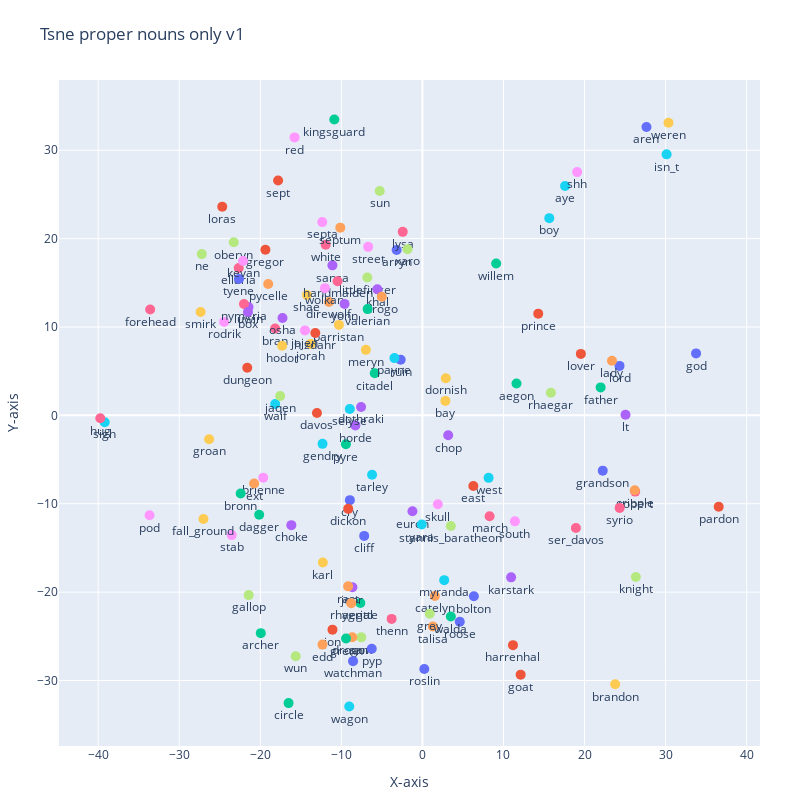

Here is the notebook cell this chart was saved with:
### Code cell
fig = go.Figure()

for i in range(len(x)):
    
   # returns a document of object
    doc = nlp(labels[i])

    # checking if it is a noun or not
    if(doc[0].tag_ in ['NNP', 'NNPS']):
        fig.add_trace(go.Scatter(x=[x[i]], y=[y[i]],
                                 mode='markers+text',
                                 text=[labels[i]],
                                 textposition='bottom center',
                                 marker=dict(size=10)))
    else:
        pass
    
   

fig.update_layout(
    title="Tsne proper nouns only v1",
    xaxis_title="X-axis",
    yaxis_title="Y-axis",
    showlegend=False,
    width=800,
    height=800,
    margin=dict(l=40, r=40, t=80, b=40),
)

fig.show()

### Figure 1 — Plotly figure (JSON) as saved in the notebook; plotly's stock layout.template omitted (floating-point values rounded to 4 significant figures)
{"data": [{"marker": {"size": 10}, "mode": "markers+text", "text": ["lord"], "textposition": "bottom center", "type": "scatter", "x": [24.32], "y": [5.597]}, {"marker": {"size": 10}, "mode": "markers+text", "text": ["jon"], "textposition": "bottom center", "type": "scatter", "x": [-11.09], "y": [-24.25]}, {"marker": {"size": 10}, "mode": "markers+text", "text": ["father"], "textposition": "bottom center", "type": "scatter", "x": [21.98], "y": [3.165]}, {"marker": {"size": 10}, "mode": "markers+text", "text": ["sansa"], "textposition": "bottom center", "type": "scatter", "x": [-11.1], "y": [16.97]}, {"marker": {"size": 10}, "mode": "markers+text", "text": ["lady"], "textposition": "bottom center", "type": "scatter", "x": [23.38], "y": [6.173]}, {"marker": {"size": 10}, "mode": "markers+text", "text": ["boy"], "textposition": "bottom center", "type": "scatter", "x": [15.65], "y": [22.32]}, {"marker": {"size": 10}, "mode": "markers+text", "text": ["bran"], "textposition": "bottom center", "type": "scatter", "x": [-18.17], "y": [9.826]}, {"marker": {"size": 10}, "mode": "markers+text", "text": ["sam"], "textposition": "bottom center", "type": "scatter", "x": [-7.544], "y": [-25.12]}, {"marker": {"size": 10}, "mode": "markers+text", "text": ["brienne"], "textposition": "bottom center", "type": "scatter", "x": [-19.64], "y": [-7.048]}, {"marker": {"size": 10}, "mode": "markers+text", "text": ["jorah"], "textposition": "bottom center", "type": "scatter", "x": [-13.78], "y": [8.085]}, {"marker": {"size": 10}, "mode": "markers+text", "text": ["god"], "textposition": "bottom center", "type": "scatter", "x": [33.76], "y": [7.012]}, {"marker": {"size": 10}, "mode": "markers+text", "text": ["davos"], "textposition": "bottom center", "type": "scatter", "x": [-13.01], "y": [0.2629]}, {"marker": {"size": 10}, "mode": "markers+text", "text": ["bronn"], "textposition": "bottom center", "type": "scatter", "x": [-22.43], "y": [-8.836]}, {"marker": {"size": 10}, "mode": "markers+text", "text": ["dothraki"], "textposition": "bottom center", "type": "scatter", "x": [-7.566], "y": [0.937]}, {"marker": {"size": 10}, "mode": "markers+text", "text": ["catelyn"], "textposition": "bottom center", "type": "scatter", "x": [1.534], "y": [-20.44]}, {"marker": {"size": 10}, "mode": "markers+text", "text": ["gendry"], "textposition": "bottom center", "type": "scatter", "x": [-12.32], "y": [-3.223]}, {"marker": {"size": 10}, "mode": "markers+text", "text": ["robert"], "textposition": "bottom center", "type": "scatter", "x": [26.25], "y": [-8.627]}, {"marker": {"size": 10}, "mode": "markers+text", "text": ["knight"], "textposition": "bottom center", "type": "scatter", "x": [26.33], "y": [-18.28]}, {"marker": {"size": 10}, "mode": "markers+text", "text": ["red"], "textposition": "bottom center", "type": "scatter", "x": [-15.78], "y": [31.45]}, {"marker": {"size": 10}, "mode": "markers+text", "text": ["hodor"], "textposition": "bottom center", "type": "scatter", "x": [-17.3], "y": [7.867]}, {"marker": {"size": 10}, "mode": "markers+text", "text": ["bolton"], "textposition": "bottom center", "type": "scatter", "x": [6.347], "y": [-20.48]}, {"marker": {"size": 10}, "mode": "markers+text", "text": ["loras"], "textposition": "bottom center", "type": "scatter", "x": [-24.69], "y": [23.61]}, {"marker": {"size": 10}, "mode": "markers+text", "text": ["ygritte"], "textposition": "bottom center", "type": "scatter", "x": [-7.66], "y": [-21.24]}, {"marker": {"size": 10}, "mode": "markers+text", "text": ["euron"], "textposition": "bottom center", "type": "scatter", "x": [-1.231], "y": [-10.85]}, {"marker": {"size": 10}, "mode": "markers+text", "text": ["drogon"], "textposition": "bottom center", "type": "scatter", "x": [-8.657], "y": [-25.12]}, {"marker": {"size": 10}, "mode": "markers+text", "text": ["yara"], "textposition": "bottom center", "type": "scatter", "x": [-0.07651], "y": [-12.35]}, {"marker": {"size": 10}, "mode": "markers+text", "text": ["march"], "textposition": "bottom center", "type": "scatter", "x": [8.285], "y": [-11.41]}, {"marker": {"size": 10}, "mode": "markers+text", "text": ["littlefinger"], "textposition": "bottom center", "type": "scatter", "x": [-6.798], "y": [15.61]}, {"marker": {"size": 10}, "mode": "markers+text", "text": ["south"], "textposition": "bottom center", "type": "scatter", "x": [11.41], "y": [-11.99]}, {"marker": {"size": 10}, "mode": "markers+text", "text": ["shae"], "textposition": "bottom center", "type": "scatter", "x": [-14.24], "y": [13.62]}, {"marker": {"size": 10}, "mode": "markers+text", "text": ["cry"], "textposition": "bottom center", "type": "scatter", "x": [-8.95], "y": [-9.594]}, {"marker": {"size": 10}, "mode": "markers+text", "text": ["prince"], "textposition": "bottom center", "type": "scatter", "x": [14.29], "y": [11.51]}, {"marker": {"size": 10}, "mode": "markers+text", "text": ["dagger"], "textposition": "bottom center", "type": "scatter", "x": [-20.14], "y": [-11.26]}, {"marker": {"size": 10}, "mode": "markers+text", "text": ["osha"], "textposition": "bottom center", "type": "scatter", "x": [-17.26], "y": [11.02]}, {"marker": {"size": 10}, "mode": "markers+text", "text": ["ext"], "textposition": "bottom center", "type": "scatter", "x": [-20.76], "y": [-7.72]}, {"marker": {"size": 10}, "mode": "markers+text", "text": ["waif"], "textposition": "bottom center", "type": "scatter", "x": [-18.16], "y": [1.279]}, {"marker": {"size": 10}, "mode": "markers+text", "text": ["ellaria"], "textposition": "bottom center", "type": "scatter", "x": [-22.66], "y": [16.68]}, {"marker": {"size": 10}, "mode": "markers+text", "text": ["oberyn"], "textposition": "bottom center", "type": "scatter", "x": [-23.27], "y": [19.58]}, {"marker": {"size": 10}, "mode": "markers+text", "text": ["stab"], "textposition": "bottom center", "type": "scatter", "x": [-23.53], "y": [-13.55]}, {"marker": {"size": 10}, "mode": "markers+text", "text": ["barristan"], "textposition": "bottom center", "type": "scatter", "x": [-10.3], "y": [10.24]}, {"marker": {"size": 10}, "mode": "markers+text", "text": ["roose"], "textposition": "bottom center", "type": "scatter", "x": [4.607], "y": [-23.36]}, {"marker": {"size": 10}, "mode": "markers+text", "text": ["gregor"], "textposition": "bottom center", "type": "scatter", "x": [-19.37], "y": [18.75]}, {"marker": {"size": 10}, "mode": "markers+text", "text": ["kingsguard"], "textposition": "bottom center", "type": "scatter", "x": [-10.87], "y": [33.47]}, {"marker": {"size": 10}, "mode": "markers+text", "text": ["khal"], "textposition": "bottom center", "type": "scatter", "x": [-5.559], "y": [14.27]}, {"marker": {"size": 10}, "mode": "markers+text", "text": ["pycelle"], "textposition": "bottom center", "type": "scatter", "x": [-19.03], "y": [14.86]}, {"marker": {"size": 10}, "mode": "markers+text", "text": ["aye"], "textposition": "bottom center", "type": "scatter", "x": [17.59], "y": [25.95]}, {"marker": {"size": 10}, "mode": "markers+text", "text": ["white"], "textposition": "bottom center", "type": "scatter", "x": [-11.93], "y": [19.3]}, {"marker": {"size": 10}, "mode": "markers+text", "text": ["jaqen"], "textposition": "bottom center", "type": "scatter", "x": [-17.55], "y": [2.198]}, {"marker": {"size": 10}, "mode": "markers+text", "text": ["street"], "textposition": "bottom center", "type": "scatter", "x": [-6.695], "y": [19.07]}, {"marker": {"size": 10}, "mode": "markers+text", "text": ["meryn"], "textposition": "bottom center", "type": "scatter", "x": [-6.976], "y": [7.414]}, {"marker": {"size": 10}, "mode": "markers+text", "text": ["arryn"], "textposition": "bottom center", "type": "scatter", "x": [-3.182], "y": [18.71]}, {"marker": {"size": 10}, "mode": "markers+text", "text": ["sept"], "textposition": "bottom center", "type": "scatter", "x": [-17.81], "y": [26.58]}, {"marker": {"size": 10}, "mode": "markers+text", "text": ["grenn"], "textposition": "bottom center", "type": "scatter", "x": [-9.42], "y": [-25.26]}, {"marker": {"size": 10}, "mode": "markers+text", "text": ["karstark"], "textposition": "bottom center", "type": "scatter", "x": [10.94], "y": [-18.33]}, {"marker": {"size": 10}, "mode": "markers+text", "text": ["talisa"], "textposition": "bottom center", "type": "scatter", "x": [1.286], "y": [-23.9]}, {"marker": {"size": 10}, "mode": "markers+text", "text": ["sigh"], "textposition": "bottom center", "type": "scatter", "x": [-39.19], "y": [-0.7727]}, {"marker": {"size": 10}, "mode": "markers+text", "text": ["lysa"], "textposition": "bottom center", "type": "scatter", "x": [-2.428], "y": [20.76]}, {"marker": {"size": 10}, "mode": "markers+text", "text": ["wun"], "textposition": "bottom center", "type": "scatter", "x": [-15.63], "y": [-27.26]}, {"marker": {"size": 10}, "mode": "markers+text", "text": ["jojen"], "textposition": "bottom center", "type": "scatter", "x": [-14.49], "y": [9.615]}, {"marker": {"size": 10}, "mode": "markers+text", "text": ["bay"], "textposition": "bottom center", "type": "scatter", "x": [2.833], "y": [1.637]}, {"marker": {"size": 10}, "mode": "markers+text", "text": ["tyene"], "textposition": "bottom center", "type": "scatter", "x": [-22.64], "y": [15.44]}, {"marker": {"size": 10}, "mode": "markers+text", "text": ["pardon"], "textposition": "bottom center", "type": "scatter", "x": [36.55], "y": [-10.34]}, {"marker": {"size": 10}, "mode": "markers+text", "text": ["archer"], "textposition": "bottom center", "type": "scatter", "x": [-19.94], "y": [-24.64]}, {"marker": {"size": 10}, "mode": "markers+text", "text": ["luwin"], "textposition": "bottom center", "type": "scatter", "x": [-21.46], "y": [12.27]}, {"marker": {"size": 10}, "mode": "markers+text", "text": ["drogo"], "textposition": "bottom center", "type": "scatter", "x": [-5.011], "y": [13.42]}, {"marker": {"size": 10}, "mode": "markers+text", "text": ["myranda"], "textposition": "bottom center", "type": "scatter", "x": [2.687], "y": [-18.65]}, {"marker": {"size": 10}, "mode": "markers+text", "text": ["ser_davos"], "textposition": "bottom center", "type": "scatter", "x": [18.93], "y": [-12.75]}, {"marker": {"size": 10}, "mode": "markers+text", "text": ["sun"], "textposition": "bottom center", "type": "scatter", "x": [-5.269], "y": [25.39]}, {"marker": {"size": 10}, "mode": "markers+text", "text": ["shh"], "textposition": "bottom center", "type": "scatter", "x": [19.08], "y": [27.53]}, {"marker": {"size": 10}, "mode": "markers+text", "text": ["fall_ground"], "textposition": "bottom center", "type": "scatter", "x": [-27.01], "y": [-11.73]}, {"marker": {"size": 10}, "mode": "markers+text", "text": ["ruin"], "textposition": "bottom center", "type": "scatter", "x": [-2.683], "y": [6.286]}, {"marker": {"size": 10}, "mode": "markers+text", "text": ["dungeon"], "textposition": "bottom center", "type": "scatter", "x": [-21.61], "y": [5.392]}, {"marker": {"size": 10}, "mode": "markers+text", "text": ["citadel"], "textposition": "bottom center", "type": "scatter", "x": [-5.883], "y": [4.755]}, {"marker": {"size": 10}, "mode": "markers+text", "text": ["chop"], "textposition": "bottom center", "type": "scatter", "x": [3.179], "y": [-2.255]}, {"marker": {"size": 10}, "mode": "markers+text", "text": ["direwolf"], "textposition": "bottom center", "type": "scatter", "x": [-11.53], "y": [12.83]}, {"marker": {"size": 10}, "mode": "markers+text", "text": ["isn_t"], "textposition": "bottom center", "type": "scatter", "x": [30.12], "y": [29.53]}, {"marker": {"size": 10}, "mode": "markers+text", "text": ["hug"], "textposition": "bottom center", "type": "scatter", "x": [-39.74], "y": [-0.3303]}, {"marker": {"size": 10}, "mode": "markers+text", "text": ["stannis_baratheon"], "textposition": "bottom center", "type": "scatter", "x": [3.504], "y": [-12.52]}, {"marker": {"size": 10}, "mode": "markers+text", "text": ["skull"], "textposition": "bottom center", "type": "scatter", "x": [1.906], "y": [-10.06]}, {"marker": {"size": 10}, "mode": "markers+text", "text": ["karl"], "textposition": "bottom center", "type": "scatter", "x": [-12.28], "y": [-16.65]}, {"marker": {"size": 10}, "mode": "markers+text", "text": ["watchman"], "textposition": "bottom center", "type": "scatter", "x": [-8.559], "y": [-27.81]}, {"marker": {"size": 10}, "mode": "markers+text", "text": ["harrenhal"], "textposition": "bottom center", "type": "scatter", "x": [11.17], "y": [-26.0]}, {"marker": {"size": 10}, "mode": "markers+text", "text": ["aegon"], "textposition": "bottom center", "type": "scatter", "x": [11.61], "y": [3.6]}, {"marker": {"size": 10}, "mode": "markers+text", "text": ["jeor"], "textposition": "bottom center", "type": "scatter", "x": [-8.638], "y": [-19.45]}, {"marker": {"size": 10}, "mode": "markers+text", "text": ["rast"], "textposition": "bottom center", "type": "scatter", "x": [-9.165], "y": [-19.35]}, {"marker": {"size": 10}, "mode": "markers+text", "text": ["wagon"], "textposition": "bottom center", "type": "scatter", "x": [-9.026], "y": [-32.94]}, {"marker": {"size": 10}, "mode": "markers+text", "text": ["handmaiden"], "textposition": "bottom center", "type": "scatter", "x": [-10.47], "y": [15.18]}, {"marker": {"size": 10}, "mode": "markers+text", "text": ["xaro"], "textposition": "bottom center", "type": "scatter", "x": [-1.832], "y": [18.8]}, {"marker": {"size": 10}, "mode": "markers+text", "text": ["wolkan"], "textposition": "bottom center", "type": "scatter", "x": [-12.03], "y": [14.39]}, {"marker": {"size": 10}, "mode": "markers+text", "text": ["dornish"], "textposition": "bottom center", "type": "scatter", "x": [2.882], "y": [4.202]}, {"marker": {"size": 10}, "mode": "markers+text", "text": ["cliff"], "textposition": "bottom center", "type": "scatter", "x": [-7.184], "y": [-13.64]}, {"marker": {"size": 10}, "mode": "markers+text", "text": ["hizdahr"], "textposition": "bottom center", "type": "scatter", "x": [-13.21], "y": [9.313]}, {"marker": {"size": 10}, "mode": "markers+text", "text": ["circle"], "textposition": "bottom center", "type": "scatter", "x": [-16.51], "y": [-32.56]}, {"marker": {"size": 10}, "mode": "markers+text", "text": ["lt"], "textposition": "bottom center", "type": "scatter", "x": [25.06], "y": [0.06145]}, {"marker": {"size": 10}, "mode": "markers+text", "text": ["rhaegal"], "textposition": "bottom center", "type": "scatter", "x": [-8.785], "y": [-21.25]}, {"marker": {"size": 10}, "mode": "markers+text", "text": ["west"], "textposition": "bottom center", "type": "scatter", "x": [8.162], "y": [-7.072]}, {"marker": {"size": 10}, "mode": "markers+text", "text": ["thenn"], "textposition": "bottom center", "type": "scatter", "x": [-3.799], "y": [-23.03]}, {"marker": {"size": 10}, "mode": "markers+text", "text": ["rhaegar"], "textposition": "bottom center", "type": "scatter", "x": [15.85], "y": [2.56]}, {"marker": {"size": 10}, "mode": "markers+text", "text": ["rodrik"], "textposition": "bottom center", "type": "scatter", "x": [-24.46], "y": [10.57]}, {"marker": {"size": 10}, "mode": "markers+text", "text": ["weren"], "textposition": "bottom center", "type": "scatter", "x": [30.36], "y": [33.1]}, {"marker": {"size": 10}, "mode": "markers+text", "text": ["pyp"], "textposition": "bottom center", "type": "scatter", "x": [-6.251], "y": [-26.41]}, {"marker": {"size": 10}, "mode": "markers+text", "text": ["east"], "textposition": "bottom center", "type": "scatter", "x": [6.282], "y": [-7.989]}, {"marker": {"size": 10}, "mode": "markers+text", "text": ["valerian"], "textposition": "bottom center", "type": "scatter", "x": [-6.761], "y": [12.02]}, {"marker": {"size": 10}, "mode": "markers+text", "text": ["choke"], "textposition": "bottom center", "type": "scatter", "x": [-16.17], "y": [-12.42]}, {"marker": {"size": 10}, "mode": "markers+text", "text": ["edd"], "textposition": "bottom center", "type": "scatter", "x": [-12.33], "y": [-25.94]}, {"marker": {"size": 10}, "mode": "markers+text", "text": ["tarley"], "textposition": "bottom center", "type": "scatter", "x": [-6.209], "y": [-6.717]}, {"marker": {"size": 10}, "mode": "markers+text", "text": ["forehead"], "textposition": "bottom center", "type": "scatter", "x": [-33.59], "y": [11.97]}, {"marker": {"size": 10}, "mode": "markers+text", "text": ["grey"], "textposition": "bottom center", "type": "scatter", "x": [0.9035], "y": [-22.46]}, {"marker": {"size": 10}, "mode": "markers+text", "text": ["pod"], "textposition": "bottom center", "type": "scatter", "x": [-33.66], "y": [-11.31]}, {"marker": {"size": 10}, "mode": "markers+text", "text": ["smirk"], "textposition": "bottom center", "type": "scatter", "x": [-27.36], "y": [11.69]}, {"marker": {"size": 10}, "mode": "markers+text", "text": ["grandson"], "textposition": "bottom center", "type": "scatter", "x": [22.25], "y": [-6.256]}, {"marker": {"size": 10}, "mode": "markers+text", "text": ["goat"], "textposition": "bottom center", "type": "scatter", "x": [12.12], "y": [-29.34]}, {"marker": {"size": 10}, "mode": "markers+text", "text": ["pyre"], "textposition": "bottom center", "type": "scatter", "x": [-9.44], "y": [-3.279]}, {"marker": {"size": 10}, "mode": "markers+text", "text": ["horde"], "textposition": "bottom center", "type": "scatter", "x": [-8.273], "y": [-1.136]}, {"marker": {"size": 10}, "mode": "markers+text", "text": ["septum"], "textposition": "bottom center", "type": "scatter", "x": [-10.13], "y": [21.24]}, {"marker": {"size": 10}, "mode": "markers+text", "text": ["payne"], "textposition": "bottom center", "type": "scatter", "x": [-3.453], "y": [6.479]}, {"marker": {"size": 10}, "mode": "markers+text", "text": ["nymeria"], "textposition": "bottom center", "type": "scatter", "x": [-22.02], "y": [12.61]}, {"marker": {"size": 10}, "mode": "markers+text", "text": ["ne"], "textposition": "bottom center", "type": "scatter", "x": [-27.22], "y": [18.25]}, {"marker": {"size": 10}, "mode": "markers+text", "text": ["septa"], "textposition": "bottom center", "type": "scatter", "x": [-12.36], "y": [21.87]}, {"marker": {"size": 10}, "mode": "markers+text", "text": ["groan"], "textposition": "bottom center", "type": "scatter", "x": [-26.32], "y": [-2.694]}, {"marker": {"size": 10}, "mode": "markers+text", "text": ["roslin"], "textposition": "bottom center", "type": "scatter", "x": [0.2313], "y": [-28.69]}, {"marker": {"size": 10}, "mode": "markers+text", "text": ["dickon"], "textposition": "bottom center", "type": "scatter", "x": [-9.155], "y": [-10.58]}, {"marker": {"size": 10}, "mode": "markers+text", "text": ["walda"], "textposition": "bottom center", "type": "scatter", "x": [3.504], "y": [-22.77]}, {"marker": {"size": 10}, "mode": "markers+text", "text": ["yohn"], "textposition": "bottom center", "type": "scatter", "x": [-9.605], "y": [12.61]}, {"marker": {"size": 10}, "mode": "markers+text", "text": ["cripple"], "textposition": "bottom center", "type": "scatter", "x": [26.19], "y": [-8.479]}, {"marker": {"size": 10}, "mode": "markers+text", "text": ["selyse"], "textposition": "bottom center", "type": "scatter", "x": [-8.96], "y": [0.7252]}, {"marker": {"size": 10}, "mode": "markers+text", "text": ["syrio"], "textposition": "bottom center", "type": "scatter", "x": [24.33], "y": [-10.47]}, {"marker": {"size": 10}, "mode": "markers+text", "text": ["gallop"], "textposition": "bottom center", "type": "scatter", "x": [-21.43], "y": [-20.34]}, {"marker": {"size": 10}, "mode": "markers+text", "text": ["kevan"], "textposition": "bottom center", "type": "scatter", "x": [-22.13], "y": [17.46]}, {"marker": {"size": 10}, "mode": "markers+text", "text": ["brandon"], "textposition": "bottom center", "type": "scatter", "x": [23.78], "y": [-30.43]}, {"marker": {"size": 10}, "mode": "markers+text", "text": ["aren"], "textposition": "bottom center", "type": "scatter", "x": [27.64], "y": [32.62]}, {"marker": {"size": 10}, "mode": "markers+text", "text": ["lover"], "textposition": "bottom center", "type": "scatter", "x": [19.55], "y": [6.956]}, {"marker": {"size": 10}, "mode": "markers+text", "text": ["willem"], "textposition": "bottom center", "type": "scatter", "x": [9.098], "y": [17.17]}, {"marker": {"size": 10}, "mode": "markers+text", "text": ["box"], "textposition": "bottom center", "type": "scatter", "x": [-21.53], "y": [11.69]}], "layout": {"height": 800, "margin": {"b": 40, "l": 40, "r": 40, "t": 80}, "showlegend": false, "title": {"text": "Tsne proper nouns only v1"}, "width": 800, "xaxis": {"title": {"text": "X-axis"}}, "yaxis": {"title": {"text": "Y-axis"}}}}
